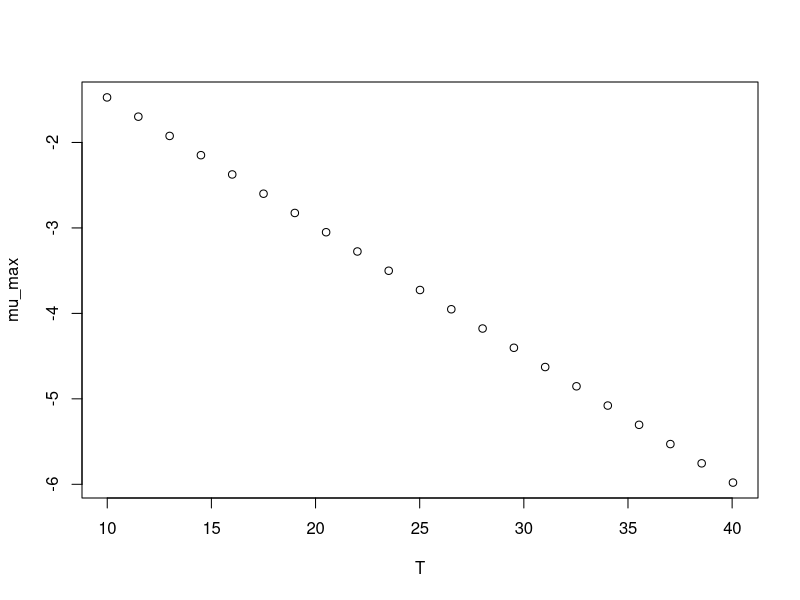

R code for this plot:
#############################
# start of Parameter script
#############################
T <- seq(9.99000999000999,40.04,length.out=21)
#############################
# end of Parameter script
#############################
############################# 
# start of Model script Gropin ID 1186 
#############################
 
# constant coefficients for this model
 
variables <- data.frame(T)
argumentsPar <- expand.grid(variables)
 
# heart of the model
response_surface <- function(T) {
   mumax <-(-0.150*(T-0.173))

return(mumax=mumax)
} 

# output parameters
mumax <- cbind(argumentsPar,response_surface(argumentsPar['T']))
colnames(mumax) <- c(colnames(argumentsPar),'mumax')
#############################
# End of Model script
#############################
############################# 
# start of Visualisation script Gropin ID 1186 
#############################
plot(T,mumax$mumax,
                          xlab='T',
                          ylab='mu_max')
#############################
# End of Visualisation script
#############################
